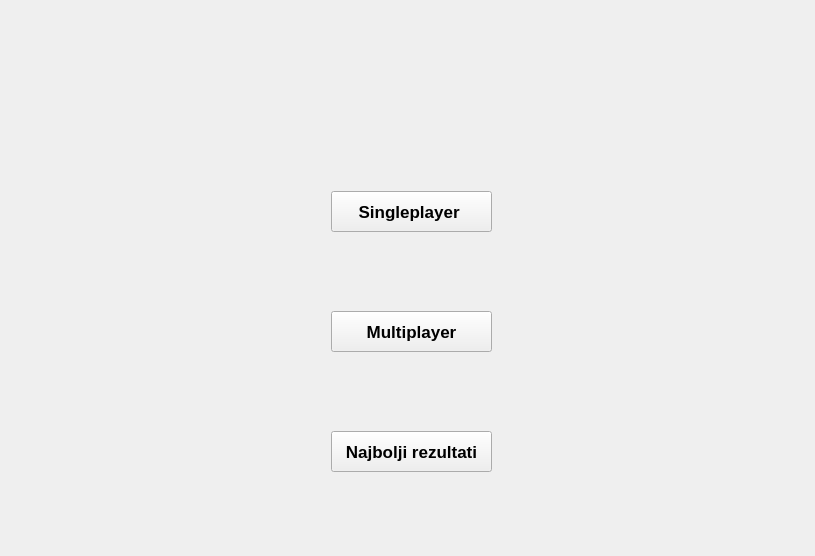
<?xml version="1.0" encoding="UTF-8"?>
<ui version="4.0">
 <class>MainWindow</class>
 <widget class="QWidget" name="MainWindow">
  <property name="geometry">
   <rect>
    <x>0</x>
    <y>0</y>
    <width>815</width>
    <height>556</height>
   </rect>
  </property>
  <property name="sizePolicy">
   <sizepolicy hsizetype="Minimum" vsizetype="Minimum">
    <horstretch>0</horstretch>
    <verstretch>0</verstretch>
   </sizepolicy>
  </property>
  <property name="windowTitle">
   <string>MainWIndow</string>
  </property>
  <property name="styleSheet">
   <string notr="true"/>
  </property>
  <layout class="QHBoxLayout" name="horizontalLayout">
   <item>
    <widget class="QStackedWidget" name="stackedWidget">
     <property name="styleSheet">
      <string notr="true"/>
     </property>
     <widget class="QWidget" name="page">
      <property name="styleSheet">
       <string notr="true">background-image: url(:/resources/resources/img/battleshipsPozadina.png);</string>
      </property>
      <widget class="QLabel" name="labelNaslov">
       <property name="geometry">
        <rect>
         <x>0</x>
         <y>-10</y>
         <width>201</width>
         <height>61</height>
        </rect>
       </property>
       <property name="font">
        <font>
         <family>Lohit Gujarati</family>
         <pointsize>23</pointsize>
        </font>
       </property>
       <property name="styleSheet">
        <string notr="true">background-color: transparent;
background-image: url(:/resources/resources/img/battleshipsNaslov.png);</string>
       </property>
       <property name="text">
        <string/>
       </property>
       <property name="pixmap">
        <pixmap>:/resources/resources/battleshipsNaslov.png</pixmap>
       </property>
       <property name="alignment">
        <set>Qt::AlignCenter</set>
       </property>
      </widget>
      <widget class="QPushButton" name="pushButtonSingleplayer">
       <property name="geometry">
        <rect>
         <x>320</x>
         <y>180</y>
         <width>161</width>
         <height>41</height>
        </rect>
       </property>
       <property name="font">
        <font>
         <pointsize>13</pointsize>
         <bold>true</bold>
        </font>
       </property>
       <property name="styleSheet">
        <string notr="true"/>
       </property>
       <property name="text">
        <string>Singleplayer </string>
       </property>
      </widget>
      <widget class="QPushButton" name="pushButtonMultiplayer">
       <property name="geometry">
        <rect>
         <x>320</x>
         <y>300</y>
         <width>161</width>
         <height>41</height>
        </rect>
       </property>
       <property name="font">
        <font>
         <pointsize>13</pointsize>
         <bold>true</bold>
        </font>
       </property>
       <property name="text">
        <string>Multiplayer</string>
       </property>
      </widget>
      <widget class="QPushButton" name="pushButtonRezultati">
       <property name="geometry">
        <rect>
         <x>320</x>
         <y>420</y>
         <width>161</width>
         <height>41</height>
        </rect>
       </property>
       <property name="font">
        <font>
         <pointsize>13</pointsize>
         <bold>true</bold>
        </font>
       </property>
       <property name="text">
        <string>Najbolji rezultati</string>
       </property>
      </widget>
     </widget>
     <widget class="QWidget" name="page_2">
      <property name="styleSheet">
       <string notr="true">background-image: url(:/resources/resources/img/battleshipsPozadina.png);</string>
      </property>
      <widget class="QTableWidget" name="tableWidgetRezultati">
       <property name="geometry">
        <rect>
         <x>290</x>
         <y>110</y>
         <width>224</width>
         <height>323</height>
        </rect>
       </property>
       <property name="styleSheet">
        <string notr="true"/>
       </property>
       <property name="editTriggers">
        <set>QAbstractItemView::NoEditTriggers</set>
       </property>
       <row>
        <property name="text">
         <string>1</string>
        </property>
        <property name="font">
         <font>
          <bold>true</bold>
         </font>
        </property>
        <property name="textAlignment">
         <set>AlignCenter</set>
        </property>
        <property name="background">
         <color>
          <red>28</red>
          <green>113</green>
          <blue>216</blue>
         </color>
        </property>
       </row>
       <row>
        <property name="text">
         <string>2</string>
        </property>
        <property name="font">
         <font>
          <bold>true</bold>
         </font>
        </property>
        <property name="textAlignment">
         <set>AlignCenter</set>
        </property>
        <property name="background">
         <color>
          <red>28</red>
          <green>113</green>
          <blue>216</blue>
         </color>
        </property>
       </row>
       <row>
        <property name="text">
         <string>3</string>
        </property>
        <property name="font">
         <font>
          <bold>true</bold>
         </font>
        </property>
        <property name="textAlignment">
         <set>AlignCenter</set>
        </property>
        <property name="background">
         <color>
          <red>28</red>
          <green>113</green>
          <blue>216</blue>
         </color>
        </property>
       </row>
       <row>
        <property name="text">
         <string>4</string>
        </property>
        <property name="font">
         <font>
          <bold>true</bold>
         </font>
        </property>
        <property name="textAlignment">
         <set>AlignCenter</set>
        </property>
        <property name="background">
         <color>
          <red>28</red>
          <green>113</green>
          <blue>216</blue>
         </color>
        </property>
       </row>
       <row>
        <property name="text">
         <string>5</string>
        </property>
        <property name="font">
         <font>
          <bold>true</bold>
         </font>
        </property>
        <property name="textAlignment">
         <set>AlignCenter</set>
        </property>
        <property name="background">
         <color>
          <red>28</red>
          <green>113</green>
          <blue>216</blue>
         </color>
        </property>
       </row>
       <row>
        <property name="text">
         <string>6</string>
        </property>
        <property name="font">
         <font>
          <bold>true</bold>
         </font>
        </property>
        <property name="textAlignment">
         <set>AlignCenter</set>
        </property>
        <property name="background">
         <color>
          <red>28</red>
          <green>113</green>
          <blue>216</blue>
         </color>
        </property>
       </row>
       <row>
        <property name="text">
         <string>7</string>
        </property>
        <property name="font">
         <font>
          <bold>true</bold>
         </font>
        </property>
        <property name="textAlignment">
         <set>AlignCenter</set>
        </property>
        <property name="background">
         <color>
          <red>28</red>
          <green>113</green>
          <blue>216</blue>
         </color>
        </property>
       </row>
       <row>
        <property name="text">
         <string>8</string>
        </property>
        <property name="font">
         <font>
          <bold>true</bold>
         </font>
        </property>
        <property name="textAlignment">
         <set>AlignCenter</set>
        </property>
        <property name="background">
         <color>
          <red>28</red>
          <green>113</green>
          <blue>216</blue>
         </color>
        </property>
       </row>
       <row>
        <property name="text">
         <string>9</string>
        </property>
        <property name="font">
         <font>
          <bold>true</bold>
         </font>
        </property>
        <property name="textAlignment">
         <set>AlignCenter</set>
        </property>
        <property name="background">
         <color>
          <red>28</red>
          <green>113</green>
          <blue>216</blue>
         </color>
        </property>
       </row>
       <row>
        <property name="text">
         <string>10</string>
        </property>
        <property name="font">
         <font>
          <bold>true</bold>
         </font>
        </property>
        <property name="textAlignment">
         <set>AlignCenter</set>
        </property>
        <property name="background">
         <color>
          <red>28</red>
          <green>113</green>
          <blue>216</blue>
         </color>
        </property>
       </row>
       <column>
        <property name="text">
         <string>Ime</string>
        </property>
        <property name="font">
         <font>
          <bold>true</bold>
         </font>
        </property>
        <property name="background">
         <color>
          <red>28</red>
          <green>113</green>
          <blue>216</blue>
         </color>
        </property>
       </column>
       <column>
        <property name="text">
         <string>Rezultat</string>
        </property>
        <property name="font">
         <font>
          <bold>true</bold>
         </font>
        </property>
        <property name="background">
         <color>
          <red>28</red>
          <green>113</green>
          <blue>216</blue>
         </color>
        </property>
       </column>
       <item row="0" column="0">
        <property name="text">
         <string/>
        </property>
        <property name="font">
         <font>
          <bold>true</bold>
         </font>
        </property>
       </item>
       <item row="0" column="1">
        <property name="text">
         <string/>
        </property>
        <property name="font">
         <font>
          <bold>true</bold>
         </font>
        </property>
        <property name="textAlignment">
         <set>AlignCenter</set>
        </property>
       </item>
       <item row="1" column="0">
        <property name="text">
         <string/>
        </property>
        <property name="font">
         <font>
          <bold>true</bold>
         </font>
        </property>
       </item>
       <item row="1" column="1">
        <property name="text">
         <string/>
        </property>
        <property name="font">
         <font>
          <bold>true</bold>
         </font>
        </property>
        <property name="textAlignment">
         <set>AlignCenter</set>
        </property>
       </item>
       <item row="2" column="0">
        <property name="text">
         <string/>
        </property>
        <property name="font">
         <font>
          <bold>true</bold>
         </font>
        </property>
       </item>
       <item row="2" column="1">
        <property name="text">
         <string/>
        </property>
        <property name="font">
         <font>
          <bold>true</bold>
         </font>
        </property>
        <property name="textAlignment">
         <set>AlignCenter</set>
        </property>
       </item>
       <item row="3" column="0">
        <property name="text">
         <string/>
        </property>
        <property name="font">
         <font>
          <bold>true</bold>
         </font>
        </property>
       </item>
       <item row="3" column="1">
        <property name="text">
         <string/>
        </property>
        <property name="font">
         <font>
          <bold>true</bold>
         </font>
        </property>
        <property name="textAlignment">
         <set>AlignCenter</set>
        </property>
       </item>
       <item row="4" column="0">
        <property name="text">
         <string/>
        </property>
        <property name="font">
         <font>
          <bold>true</bold>
         </font>
        </property>
       </item>
       <item row="4" column="1">
        <property name="text">
         <string/>
        </property>
        <property name="font">
         <font>
          <bold>true</bold>
         </font>
        </property>
        <property name="textAlignment">
         <set>AlignCenter</set>
        </property>
       </item>
       <item row="5" column="0">
        <property name="text">
         <string/>
        </property>
        <property name="font">
         <font>
          <bold>true</bold>
         </font>
        </property>
       </item>
       <item row="5" column="1">
        <property name="text">
         <string/>
        </property>
        <property name="font">
         <font>
          <bold>true</bold>
         </font>
        </property>
        <property name="textAlignment">
         <set>AlignCenter</set>
        </property>
       </item>
       <item row="6" column="0">
        <property name="text">
         <string/>
        </property>
        <property name="font">
         <font>
          <bold>true</bold>
         </font>
        </property>
       </item>
       <item row="6" column="1">
        <property name="text">
         <string/>
        </property>
        <property name="font">
         <font>
          <bold>true</bold>
         </font>
        </property>
        <property name="textAlignment">
         <set>AlignCenter</set>
        </property>
       </item>
       <item row="7" column="0">
        <property name="text">
         <string/>
        </property>
        <property name="font">
         <font>
          <bold>true</bold>
         </font>
        </property>
       </item>
       <item row="7" column="1">
        <property name="text">
         <string/>
        </property>
        <property name="font">
         <font>
          <bold>true</bold>
         </font>
        </property>
        <property name="textAlignment">
         <set>AlignCenter</set>
        </property>
       </item>
       <item row="8" column="0">
        <property name="text">
         <string/>
        </property>
        <property name="font">
         <font>
          <bold>true</bold>
         </font>
        </property>
       </item>
       <item row="8" column="1">
        <property name="text">
         <string/>
        </property>
        <property name="font">
         <font>
          <bold>true</bold>
         </font>
        </property>
        <property name="textAlignment">
         <set>AlignCenter</set>
        </property>
       </item>
       <item row="9" column="0">
        <property name="text">
         <string/>
        </property>
        <property name="font">
         <font>
          <bold>true</bold>
         </font>
        </property>
       </item>
       <item row="9" column="1">
        <property name="text">
         <string/>
        </property>
        <property name="font">
         <font>
          <bold>true</bold>
         </font>
        </property>
        <property name="textAlignment">
         <set>AlignCenter</set>
        </property>
       </item>
      </widget>
      <widget class="QPushButton" name="pushButtonNazad_3">
       <property name="geometry">
        <rect>
         <x>360</x>
         <y>440</y>
         <width>89</width>
         <height>25</height>
        </rect>
       </property>
       <property name="styleSheet">
        <string notr="true">color: rgb(255, 255, 255);
font: 700 14pt &quot;Ubuntu&quot;;</string>
       </property>
       <property name="text">
        <string>Nazad</string>
       </property>
      </widget>
      <widget class="QLabel" name="labelNajboljiRezultati">
       <property name="geometry">
        <rect>
         <x>291</x>
         <y>69</y>
         <width>221</width>
         <height>41</height>
        </rect>
       </property>
       <property name="styleSheet">
        <string notr="true">background:none;
color: rgb(255, 255, 255);
font: 700 20pt &quot;Ubuntu&quot;;</string>
       </property>
       <property name="text">
        <string>Najbolji rezultati</string>
       </property>
      </widget>
      <widget class="QLabel" name="labelNaslov_2">
       <property name="geometry">
        <rect>
         <x>0</x>
         <y>-10</y>
         <width>201</width>
         <height>61</height>
        </rect>
       </property>
       <property name="font">
        <font>
         <family>Lohit Gujarati</family>
         <pointsize>23</pointsize>
        </font>
       </property>
       <property name="styleSheet">
        <string notr="true">background-color: transparent;
background-image: url(:/resources/resources/img/battleshipsNaslov.png);</string>
       </property>
       <property name="text">
        <string/>
       </property>
       <property name="pixmap">
        <pixmap>:/resources/resources/battleshipsNaslov.png</pixmap>
       </property>
       <property name="alignment">
        <set>Qt::AlignCenter</set>
       </property>
      </widget>
     </widget>
     <widget class="QWidget" name="page_3">
      <property name="styleSheet">
       <string notr="true">background-image: url(:/resources/resources/img/battleshipsPozadina.png);</string>
      </property>
      <widget class="QLabel" name="labelSingleplayer">
       <property name="geometry">
        <rect>
         <x>10</x>
         <y>10</y>
         <width>241</width>
         <height>31</height>
        </rect>
       </property>
       <property name="font">
        <font>
         <pointsize>18</pointsize>
         <bold>true</bold>
        </font>
       </property>
       <property name="styleSheet">
        <string notr="true">background:transparent;
background-image: url(:/resources/resources/img/singleplayerNaslov.png);</string>
       </property>
       <property name="text">
        <string/>
       </property>
       <property name="pixmap">
        <pixmap>:/resources/resources/singleplayerNaslov.png</pixmap>
       </property>
       <property name="alignment">
        <set>Qt::AlignCenter</set>
       </property>
      </widget>
      <widget class="QRadioButton" name="radioButton">
       <property name="geometry">
        <rect>
         <x>360</x>
         <y>200</y>
         <width>91</width>
         <height>21</height>
        </rect>
       </property>
       <property name="styleSheet">
        <string notr="true">background: none;
background-color: rgb(98, 160, 234);
font: 700 17pt &quot;Ubuntu&quot;;
color: rgb(17, 32, 89);</string>
       </property>
       <property name="text">
        <string>Easy</string>
       </property>
       <property name="checked">
        <bool>true</bool>
       </property>
      </widget>
      <widget class="QRadioButton" name="radioButton_2">
       <property name="geometry">
        <rect>
         <x>360</x>
         <y>230</y>
         <width>91</width>
         <height>21</height>
        </rect>
       </property>
       <property name="styleSheet">
        <string notr="true">background: none;
background-color: rgb(98, 160, 234);
font: 700 17pt &quot;Ubuntu&quot;;
color: rgb(17, 32, 89);</string>
       </property>
       <property name="text">
        <string>Hard</string>
       </property>
      </widget>
      <widget class="QLabel" name="labelTezina">
       <property name="geometry">
        <rect>
         <x>250</x>
         <y>140</y>
         <width>321</width>
         <height>51</height>
        </rect>
       </property>
       <property name="font">
        <font>
         <family>Ubuntu</family>
         <pointsize>20</pointsize>
         <italic>false</italic>
         <bold>false</bold>
        </font>
       </property>
       <property name="styleSheet">
        <string notr="true">background: transparent;
color: rgb(255, 255, 255);
font: 20pt &quot;Ubuntu&quot;;
</string>
       </property>
       <property name="text">
        <string>&lt;html&gt;&lt;head/&gt;&lt;body&gt;&lt;p&gt;&lt;span style=&quot; color:#ffffff;&quot;&gt;Odaberite tezinu partije:&lt;/span&gt;&lt;/p&gt;&lt;/body&gt;&lt;/html&gt;</string>
       </property>
      </widget>
      <widget class="QPushButton" name="pushButtonZapocniPartiju">
       <property name="geometry">
        <rect>
         <x>330</x>
         <y>350</y>
         <width>151</width>
         <height>41</height>
        </rect>
       </property>
       <property name="text">
        <string>Započni partiju</string>
       </property>
      </widget>
      <widget class="QPushButton" name="pushButtonNazad">
       <property name="geometry">
        <rect>
         <x>20</x>
         <y>484</y>
         <width>101</width>
         <height>31</height>
        </rect>
       </property>
       <property name="text">
        <string>Nazad</string>
       </property>
      </widget>
     </widget>
     <widget class="QWidget" name="page_4">
      <property name="styleSheet">
       <string notr="true">background-image: url(:/resources/resources/img/battleshipsPozadina.png);
</string>
      </property>
      <widget class="QLabel" name="labelMultiplayer">
       <property name="geometry">
        <rect>
         <x>10</x>
         <y>10</y>
         <width>211</width>
         <height>31</height>
        </rect>
       </property>
       <property name="styleSheet">
        <string notr="true">background: transparent;
background-image: url(:/resources/resources/img/multiplayerNaslov.png);</string>
       </property>
       <property name="text">
        <string/>
       </property>
       <property name="pixmap">
        <pixmap>:/resources/resources/multiplayerNaslov.png</pixmap>
       </property>
      </widget>
      <widget class="QPushButton" name="pushButtonZapocni">
       <property name="geometry">
        <rect>
         <x>360</x>
         <y>300</y>
         <width>111</width>
         <height>41</height>
        </rect>
       </property>
       <property name="text">
        <string>Zapocni partiju</string>
       </property>
      </widget>
      <widget class="QLineEdit" name="lineEditInputPort">
       <property name="geometry">
        <rect>
         <x>360</x>
         <y>200</y>
         <width>113</width>
         <height>25</height>
        </rect>
       </property>
       <property name="text">
        <string/>
       </property>
      </widget>
      <widget class="QLabel" name="labelPort">
       <property name="geometry">
        <rect>
         <x>343</x>
         <y>167</y>
         <width>141</width>
         <height>31</height>
        </rect>
       </property>
       <property name="font">
        <font>
         <family>Ubuntu</family>
         <pointsize>20</pointsize>
         <italic>false</italic>
         <bold>false</bold>
        </font>
       </property>
       <property name="styleSheet">
        <string notr="true">background: transparent;
font: 20pt &quot;Ubuntu&quot;;</string>
       </property>
       <property name="text">
        <string> Unesite IP:</string>
       </property>
      </widget>
      <widget class="QPushButton" name="pushButtonPovezivanje">
       <property name="geometry">
        <rect>
         <x>340</x>
         <y>230</y>
         <width>151</width>
         <height>25</height>
        </rect>
       </property>
       <property name="text">
        <string>Povezi se na server</string>
       </property>
      </widget>
      <widget class="QPushButton" name="pushButtonNazad_2">
       <property name="geometry">
        <rect>
         <x>10</x>
         <y>490</y>
         <width>71</width>
         <height>31</height>
        </rect>
       </property>
       <property name="text">
        <string>Nazad</string>
       </property>
      </widget>
     </widget>
    </widget>
   </item>
  </layout>
 </widget>
 <resources/>
 <connections/>
</ui>
